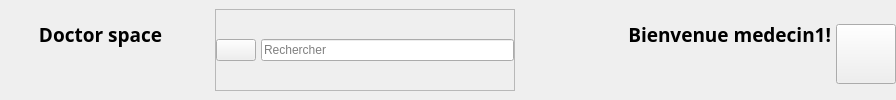
        <widget class="QWidget" name="headerFrame" native="true">
         <property name="sizePolicy">
          <sizepolicy hsizetype="Preferred" vsizetype="Preferred">
           <horstretch>0</horstretch>
           <verstretch>0</verstretch>
          </sizepolicy>
         </property>
         <property name="minimumSize">
          <size>
           <width>0</width>
           <height>0</height>
          </size>
         </property>
         <layout class="QGridLayout" name="gridLayout">
          <property name="leftMargin">
           <number>0</number>
          </property>
          <property name="topMargin">
           <number>0</number>
          </property>
          <property name="rightMargin">
           <number>0</number>
          </property>
          <property name="bottomMargin">
           <number>0</number>
          </property>
          <item row="0" column="0">
           <widget class="QWidget" name="spaceWidget" native="true">
            <property name="minimumSize">
             <size>
              <width>200</width>
              <height>0</height>
             </size>
            </property>
            <widget class="QLabel" name="spaceLbl">
             <property name="geometry">
              <rect>
               <x>0</x>
               <y>0</y>
               <width>201</width>
               <height>69</height>
              </rect>
             </property>
             <property name="font">
              <font>
               <family>Noto Sans</family>
               <pointsize>14</pointsize>
               <weight>75</weight>
               <bold>true</bold>
              </font>
             </property>
             <property name="text">
              <string>Doctor space</string>
             </property>
             <property name="alignment">
              <set>Qt::AlignCenter</set>
             </property>
            </widget>
           </widget>
          </item>
          <item row="0" column="2">
           <widget class="QWidget" name="welcomeWidget" native="true">
            <property name="minimumSize">
             <size>
              <width>300</width>
              <height>0</height>
             </size>
            </property>
            <widget class="QLabel" name="welcomeLbl">
             <property name="geometry">
              <rect>
               <x>0</x>
               <y>0</y>
               <width>301</width>
               <height>69</height>
              </rect>
             </property>
             <property name="minimumSize">
              <size>
               <width>0</width>
               <height>0</height>
              </size>
             </property>
             <property name="font">
              <font>
               <family>Noto Sans</family>
               <pointsize>14</pointsize>
               <weight>75</weight>
               <bold>true</bold>
              </font>
             </property>
             <property name="text">
              <string>Bienvenue medecin1!</string>
             </property>
             <property name="alignment">
              <set>Qt::AlignRight|Qt::AlignTrailing|Qt::AlignVCenter</set>
             </property>
            </widget>
           </widget>
          </item>
          <item row="0" column="3">
           <widget class="QWidget" name="widget_3" native="true">
            <layout class="QHBoxLayout" name="horizontalLayout_6">
             <property name="spacing">
              <number>0</number>
             </property>
             <property name="leftMargin">
              <number>0</number>
             </property>
             <property name="rightMargin">
              <number>0</number>
             </property>
             <property name="bottomMargin">
              <number>0</number>
             </property>
             <item alignment="Qt::AlignVCenter">
              <widget class="QPushButton" name="accountBtn">
               <property name="minimumSize">
                <size>
                 <width>60</width>
                 <height>60</height>
                </size>
               </property>
               <property name="maximumSize">
                <size>
                 <width>60</width>
                 <height>60</height>
                </size>
               </property>
               <property name="cursor">
                <cursorShape>PointingHandCursor</cursorShape>
               </property>
               <property name="text">
                <string/>
               </property>
               <property name="icon">
                <iconset resource="../resource.qrc">
                 <normaloff>:/iconsBlue/icons/blue_2596be/contacts-64.png</normaloff>:/iconsBlue/icons/blue_2596be/contacts-64.png</iconset>
               </property>
               <property name="iconSize">
                <size>
                 <width>50</width>
                 <height>50</height>
                </size>
               </property>
              </widget>
             </item>
            </layout>
           </widget>
          </item>
          <item row="0" column="1">
           <widget class="QWidget" name="widget_2" native="true">
            <layout class="QHBoxLayout" name="horizontalLayout_4">
             <item>
              <widget class="QFrame" name="searchFrame">
               <property name="minimumSize">
                <size>
                 <width>300</width>
                 <height>0</height>
                </size>
               </property>
               <property name="maximumSize">
                <size>
                 <width>300</width>
                 <height>16777215</height>
                </size>
               </property>
               <property name="frameShape">
                <enum>QFrame::StyledPanel</enum>
               </property>
               <property name="frameShadow">
                <enum>QFrame::Raised</enum>
               </property>
               <layout class="QHBoxLayout" name="horizontalLayout_5">
                <property name="spacing">
                 <number>5</number>
                </property>
                <property name="leftMargin">
                 <number>0</number>
                </property>
                <property name="topMargin">
                 <number>0</number>
                </property>
                <property name="rightMargin">
                 <number>0</number>
                </property>
                <property name="bottomMargin">
                 <number>0</number>
                </property>
                <item alignment="Qt::AlignRight">
                 <widget class="QPushButton" name="searchbtn">
                  <property name="cursor">
                   <cursorShape>PointingHandCursor</cursorShape>
                  </property>
                  <property name="text">
                   <string/>
                  </property>
                  <property name="icon">
                   <iconset resource="../resource.qrc">
                    <normaloff>:/icons/icons/others/view.png</normaloff>:/icons/icons/others/view.png</iconset>
                  </property>
                  <property name="iconSize">
                   <size>
                    <width>32</width>
                    <height>32</height>
                   </size>
                  </property>
                 </widget>
                </item>
                <item>
                 <widget class="QLineEdit" name="searchbar">
                  <property name="placeholderText">
                   <string>Rechercher</string>
                  </property>
                 </widget>
                </item>
               </layout>
              </widget>
             </item>
            </layout>
           </widget>
          </item>
         </layout>
        </widget>
